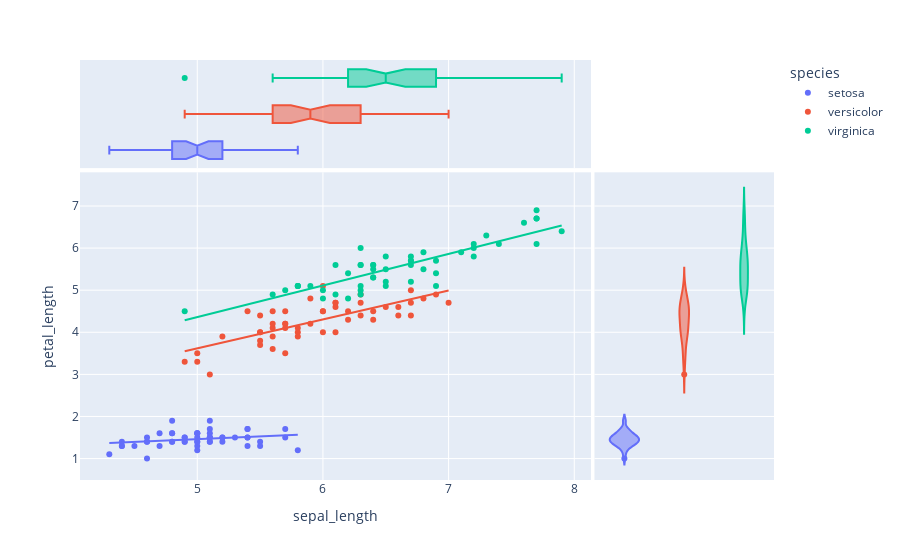

The cell this chart's notebook holds for it:
### Code cell
df.plot.scatter(
    x='sepal_length', 
    y='petal_length', 
    color='species', 
    marginal_y="violin",
    marginal_x="box",
    trendline="ols"
)

### Figure 1 — Plotly figure (JSON) as saved in the notebook; plotly's stock layout.template omitted (floating-point values rounded to 4 significant figures)
{"data": [{"hovertemplate": "species=setosa<br>sepal_length=%{x}<br>petal_length=%{y}<extra></extra>", "legendgroup": "setosa", "marker": {"color": "#636efa", "symbol": "circle"}, "mode": "markers", "name": "setosa", "orientation": "v", "showlegend": true, "type": "scatter", "x": [5.1, 4.9, 4.7, 4.6, 5, 5.4, 4.6, 5, 4.4, 4.9, 5.4, 4.8, 4.8, 4.3, 5.8, 5.7, 5.4, 5.1, 5.7, 5.1, 5.4, 5.1, 4.6, 5.1, 4.8, 5, 5, 5.2, 5.2, 4.7, 4.8, 5.4, 5.2, 5.5, 4.9, 5, 5.5, 4.9, 4.4, 5.1, 5, 4.5, 4.4, 5, 5.1, 4.8, 5.1, 4.6, 5.3, 5], "xaxis": "x", "y": [1.4, 1.4, 1.3, 1.5, 1.4, 1.7, 1.4, 1.5, 1.4, 1.5, 1.5, 1.6, 1.4, 1.1, 1.2, 1.5, 1.3, 1.4, 1.7, 1.5, 1.7, 1.5, 1, 1.7, 1.9, 1.6, 1.6, 1.5, 1.4, 1.6, 1.6, 1.5, 1.5, 1.4, 1.5, 1.2, 1.3, 1.4, 1.3, 1.5, 1.3, 1.3, 1.3, 1.6, 1.9, 1.4, 1.6, 1.4, 1.5, 1.4], "yaxis": "y"}, {"alignmentgroup": "True", "hovertemplate": "species=setosa<br>sepal_length=%{x}<extra></extra>", "legendgroup": "setosa", "marker": {"color": "#636efa", "symbol": "circle"}, "name": "setosa", "notched": true, "offsetgroup": "setosa", "showlegend": false, "type": "box", "x": [5.1, 4.9, 4.7, 4.6, 5, 5.4, 4.6, 5, 4.4, 4.9, 5.4, 4.8, 4.8, 4.3, 5.8, 5.7, 5.4, 5.1, 5.7, 5.1, 5.4, 5.1, 4.6, 5.1, 4.8, 5, 5, 5.2, 5.2, 4.7, 4.8, 5.4, 5.2, 5.5, 4.9, 5, 5.5, 4.9, 4.4, 5.1, 5, 4.5, 4.4, 5, 5.1, 4.8, 5.1, 4.6, 5.3, 5], "xaxis": "x3", "yaxis": "y3"}, {"alignmentgroup": "True", "hovertemplate": "species=setosa<br>petal_length=%{y}<extra></extra>", "legendgroup": "setosa", "marker": {"color": "#636efa", "symbol": "circle"}, "name": "setosa", "offsetgroup": "setosa", "scalegroup": "y", "showlegend": false, "type": "violin", "xaxis": "x2", "y": [1.4, 1.4, 1.3, 1.5, 1.4, 1.7, 1.4, 1.5, 1.4, 1.5, 1.5, 1.6, 1.4, 1.1, 1.2, 1.5, 1.3, 1.4, 1.7, 1.5, 1.7, 1.5, 1, 1.7, 1.9, 1.6, 1.6, 1.5, 1.4, 1.6, 1.6, 1.5, 1.5, 1.4, 1.5, 1.2, 1.3, 1.4, 1.3, 1.5, 1.3, 1.3, 1.3, 1.6, 1.9, 1.4, 1.6, 1.4, 1.5, 1.4], "yaxis": "y2"}, {"hovertemplate": "<b>OLS trendline</b><br>petal_length = 0.131632 * sepal_length + 0.803052<br>R<sup>2</sup>=0.071383<br><br>species=setosa<br>sepal_length=%{x}<br>petal_length=%{y} <b>(trend)</b><extra></extra>", "legendgroup": "setosa", "marker": {"color": "#636efa", "symbol": "circle"}, "mode": "lines", "name": "setosa", "showlegend": false, "type": "scatter", "x": [4.3, 4.4, 4.4, 4.4, 4.5, 4.6, 4.6, 4.6, 4.6, 4.7, 4.7, 4.8, 4.8, 4.8, 4.8, 4.8, 4.9, 4.9, 4.9, 4.9, 5, 5, 5, 5, 5, 5, 5, 5, 5.1, 5.1, 5.1, 5.1, 5.1, 5.1, 5.1, 5.1, 5.2, 5.2, 5.2, 5.3, 5.4, 5.4, 5.4, 5.4, 5.4, 5.5, 5.5, 5.7, 5.7, 5.8], "xaxis": "x", "y": [1.369, 1.382, 1.382, 1.382, 1.395, 1.409, 1.409, 1.409, 1.409, 1.422, 1.422, 1.435, 1.435, 1.435, 1.435, 1.435, 1.448, 1.448, 1.448, 1.448, 1.461, 1.461, 1.461, 1.461, 1.461, 1.461, 1.461, 1.461, 1.474, 1.474, 1.474, 1.474, 1.474, 1.474, 1.474, 1.474, 1.488, 1.488, 1.488, 1.501, 1.514, 1.514, 1.514, 1.514, 1.514, 1.527, 1.527, 1.553, 1.553, 1.567], "yaxis": "y"}, {"hovertemplate": "species=versicolor<br>sepal_length=%{x}<br>petal_length=%{y}<extra></extra>", "legendgroup": "versicolor", "marker": {"color": "#EF553B", "symbol": "circle"}, "mode": "markers", "name": "versicolor", "orientation": "v", "showlegend": true, "type": "scatter", "x": [7, 6.4, 6.9, 5.5, 6.5, 5.7, 6.3, 4.9, 6.6, 5.2, 5, 5.9, 6, 6.1, 5.6, 6.7, 5.6, 5.8, 6.2, 5.6, 5.9, 6.1, 6.3, 6.1, 6.4, 6.6, 6.8, 6.7, 6, 5.7, 5.5, 5.5, 5.8, 6, 5.4, 6, 6.7, 6.3, 5.6, 5.5, 5.5, 6.1, 5.8, 5, 5.6, 5.7, 5.7, 6.2, 5.1, 5.7], "xaxis": "x", "y": [4.7, 4.5, 4.9, 4, 4.6, 4.5, 4.7, 3.3, 4.6, 3.9, 3.5, 4.2, 4, 4.7, 3.6, 4.4, 4.5, 4.1, 4.5, 3.9, 4.8, 4, 4.9, 4.7, 4.3, 4.4, 4.8, 5, 4.5, 3.5, 3.8, 3.7, 3.9, 5.1, 4.5, 4.5, 4.7, 4.4, 4.1, 4, 4.4, 4.6, 4, 3.3, 4.2, 4.2, 4.2, 4.3, 3, 4.1], "yaxis": "y"}, {"alignmentgroup": "True", "hovertemplate": "species=versicolor<br>sepal_length=%{x}<extra></extra>", "legendgroup": "versicolor", "marker": {"color": "#EF553B", "symbol": "circle"}, "name": "versicolor", "notched": true, "offsetgroup": "versicolor", "showlegend": false, "type": "box", "x": [7, 6.4, 6.9, 5.5, 6.5, 5.7, 6.3, 4.9, 6.6, 5.2, 5, 5.9, 6, 6.1, 5.6, 6.7, 5.6, 5.8, 6.2, 5.6, 5.9, 6.1, 6.3, 6.1, 6.4, 6.6, 6.8, 6.7, 6, 5.7, 5.5, 5.5, 5.8, 6, 5.4, 6, 6.7, 6.3, 5.6, 5.5, 5.5, 6.1, 5.8, 5, 5.6, 5.7, 5.7, 6.2, 5.1, 5.7], "xaxis": "x3", "yaxis": "y3"}, {"alignmentgroup": "True", "hovertemplate": "species=versicolor<br>petal_length=%{y}<extra></extra>", "legendgroup": "versicolor", "marker": {"color": "#EF553B", "symbol": "circle"}, "name": "versicolor", "offsetgroup": "versicolor", "scalegroup": "y", "showlegend": false, "type": "violin", "xaxis": "x2", "y": [4.7, 4.5, 4.9, 4, 4.6, 4.5, 4.7, 3.3, 4.6, 3.9, 3.5, 4.2, 4, 4.7, 3.6, 4.4, 4.5, 4.1, 4.5, 3.9, 4.8, 4, 4.9, 4.7, 4.3, 4.4, 4.8, 5, 4.5, 3.5, 3.8, 3.7, 3.9, 5.1, 4.5, 4.5, 4.7, 4.4, 4.1, 4, 4.4, 4.6, 4, 3.3, 4.2, 4.2, 4.2, 4.3, 3, 4.1], "yaxis": "y2"}, {"hovertemplate": "<b>OLS trendline</b><br>petal_length = 0.68647 * sepal_length + 0.185116<br>R<sup>2</sup>=0.568590<br><br>species=versicolor<br>sepal_length=%{x}<br>petal_length=%{y} <b>(trend)</b><extra></extra>", "legendgroup": "versicolor", "marker": {"color": "#EF553B", "symbol": "circle"}, "mode": "lines", "name": "versicolor", "showlegend": false, "type": "scatter", "x": [4.9, 5, 5, 5.1, 5.2, 5.4, 5.5, 5.5, 5.5, 5.5, 5.5, 5.6, 5.6, 5.6, 5.6, 5.6, 5.7, 5.7, 5.7, 5.7, 5.7, 5.8, 5.8, 5.8, 5.9, 5.9, 6, 6, 6, 6, 6.1, 6.1, 6.1, 6.1, 6.2, 6.2, 6.3, 6.3, 6.3, 6.4, 6.4, 6.5, 6.6, 6.6, 6.7, 6.7, 6.7, 6.8, 6.9, 7], "xaxis": "x", "y": [3.549, 3.617, 3.617, 3.686, 3.755, 3.892, 3.961, 3.961, 3.961, 3.961, 3.961, 4.029, 4.029, 4.029, 4.029, 4.029, 4.098, 4.098, 4.098, 4.098, 4.098, 4.167, 4.167, 4.167, 4.235, 4.235, 4.304, 4.304, 4.304, 4.304, 4.373, 4.373, 4.373, 4.373, 4.441, 4.441, 4.51, 4.51, 4.51, 4.579, 4.579, 4.647, 4.716, 4.716, 4.784, 4.784, 4.784, 4.853, 4.922, 4.99], "yaxis": "y"}, {"hovertemplate": "species=virginica<br>sepal_length=%{x}<br>petal_length=%{y}<extra></extra>", "legendgroup": "virginica", "marker": {"color": "#00cc96", "symbol": "circle"}, "mode": "markers", "name": "virginica", "orientation": "v", "showlegend": true, "type": "scatter", "x": [6.3, 5.8, 7.1, 6.3, 6.5, 7.6, 4.9, 7.3, 6.7, 7.2, 6.5, 6.4, 6.8, 5.7, 5.8, 6.4, 6.5, 7.7, 7.7, 6, 6.9, 5.6, 7.7, 6.3, 6.7, 7.2, 6.2, 6.1, 6.4, 7.2, 7.4, 7.9, 6.4, 6.3, 6.1, 7.7, 6.3, 6.4, 6, 6.9, 6.7, 6.9, 5.8, 6.8, 6.7, 6.7, 6.3, 6.5, 6.2, 5.9], "xaxis": "x", "y": [6, 5.1, 5.9, 5.6, 5.8, 6.6, 4.5, 6.3, 5.8, 6.1, 5.1, 5.3, 5.5, 5, 5.1, 5.3, 5.5, 6.7, 6.9, 5, 5.7, 4.9, 6.7, 4.9, 5.7, 6, 4.8, 4.9, 5.6, 5.8, 6.1, 6.4, 5.6, 5.1, 5.6, 6.1, 5.6, 5.5, 4.8, 5.4, 5.6, 5.1, 5.1, 5.9, 5.7, 5.2, 5, 5.2, 5.4, 5.1], "yaxis": "y"}, {"alignmentgroup": "True", "hovertemplate": "species=virginica<br>sepal_length=%{x}<extra></extra>", "legendgroup": "virginica", "marker": {"color": "#00cc96", "symbol": "circle"}, "name": "virginica", "notched": true, "offsetgroup": "virginica", "showlegend": false, "type": "box", "x": [6.3, 5.8, 7.1, 6.3, 6.5, 7.6, 4.9, 7.3, 6.7, 7.2, 6.5, 6.4, 6.8, 5.7, 5.8, 6.4, 6.5, 7.7, 7.7, 6, 6.9, 5.6, 7.7, 6.3, 6.7, 7.2, 6.2, 6.1, 6.4, 7.2, 7.4, 7.9, 6.4, 6.3, 6.1, 7.7, 6.3, 6.4, 6, 6.9, 6.7, 6.9, 5.8, 6.8, 6.7, 6.7, 6.3, 6.5, 6.2, 5.9], "xaxis": "x3", "yaxis": "y3"}, {"alignmentgroup": "True", "hovertemplate": "species=virginica<br>petal_length=%{y}<extra></extra>", "legendgroup": "virginica", "marker": {"color": "#00cc96", "symbol": "circle"}, "name": "virginica", "offsetgroup": "virginica", "scalegroup": "y", "showlegend": false, "type": "violin", "xaxis": "x2", "y": [6, 5.1, 5.9, 5.6, 5.8, 6.6, 4.5, 6.3, 5.8, 6.1, 5.1, 5.3, 5.5, 5, 5.1, 5.3, 5.5, 6.7, 6.9, 5, 5.7, 4.9, 6.7, 4.9, 5.7, 6, 4.8, 4.9, 5.6, 5.8, 6.1, 6.4, 5.6, 5.1, 5.6, 6.1, 5.6, 5.5, 4.8, 5.4, 5.6, 5.1, 5.1, 5.9, 5.7, 5.2, 5, 5.2, 5.4, 5.1], "yaxis": "y2"}, {"hovertemplate": "<b>OLS trendline</b><br>petal_length = 0.750081 * sepal_length + 0.610468<br>R<sup>2</sup>=0.746884<br><br>species=virginica<br>sepal_length=%{x}<br>petal_length=%{y} <b>(trend)</b><extra></extra>", "legendgroup": "virginica", "marker": {"color": "#00cc96", "symbol": "circle"}, "mode": "lines", "name": "virginica", "showlegend": false, "type": "scatter", "x": [4.9, 5.6, 5.7, 5.8, 5.8, 5.8, 5.9, 6, 6, 6.1, 6.1, 6.2, 6.2, 6.3, 6.3, 6.3, 6.3, 6.3, 6.3, 6.4, 6.4, 6.4, 6.4, 6.4, 6.5, 6.5, 6.5, 6.5, 6.7, 6.7, 6.7, 6.7, 6.7, 6.8, 6.8, 6.9, 6.9, 6.9, 7.1, 7.2, 7.2, 7.2, 7.3, 7.4, 7.6, 7.7, 7.7, 7.7, 7.7, 7.9], "xaxis": "x", "y": [4.286, 4.811, 4.886, 4.961, 4.961, 4.961, 5.036, 5.111, 5.111, 5.186, 5.186, 5.261, 5.261, 5.336, 5.336, 5.336, 5.336, 5.336, 5.336, 5.411, 5.411, 5.411, 5.411, 5.411, 5.486, 5.486, 5.486, 5.486, 5.636, 5.636, 5.636, 5.636, 5.636, 5.711, 5.711, 5.786, 5.786, 5.786, 5.936, 6.011, 6.011, 6.011, 6.086, 6.161, 6.311, 6.386, 6.386, 6.386, 6.386, 6.536], "yaxis": "y"}], "layout": {"legend": {"title": {"text": "species"}, "tracegroupgap": 0}, "margin": {"t": 60}, "xaxis": {"anchor": "y", "domain": [0, 0.7363], "title": {"text": "sepal_length"}}, "xaxis2": {"anchor": "y2", "domain": [0.7413, 1], "matches": "x2", "showgrid": false, "showline": false, "showticklabels": false, "ticks": ""}, "xaxis3": {"anchor": "y3", "domain": [0, 0.7363], "matches": "x", "showgrid": true, "showticklabels": false}, "xaxis4": {"anchor": "y4", "domain": [0.7413, 1], "matches": "x2", "showgrid": false, "showline": false, "showticklabels": false, "ticks": ""}, "yaxis": {"anchor": "x", "domain": [0, 0.7326], "title": {"text": "petal_length"}}, "yaxis2": {"anchor": "x2", "domain": [0, 0.7326], "matches": "y", "showgrid": true, "showticklabels": false}, "yaxis3": {"anchor": "x3", "domain": [0.7426, 1], "matches": "y3", "showgrid": false, "showline": false, "showticklabels": false, "ticks": ""}, "yaxis4": {"anchor": "x4", "domain": [0.7426, 1], "matches": "y3", "showgrid": true, "showline": false, "showticklabels": false, "ticks": ""}}}
